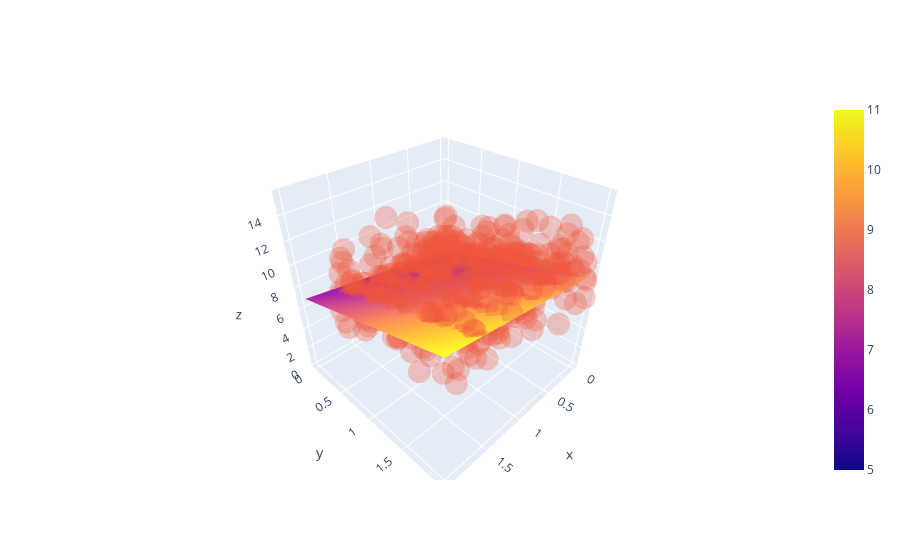

The notebook cell saved with this chart:
### Code cell
import numpy as np
import plotly.graph_objects as go
np.random.seed(0)
N=100

x1,x2=np.meshgrid(np.linspace(0,2,N),np.linspace(0,2,N))
print(x1.shape)
y1=5.+x1+2*x2
y2=y1.copy()+np.random.normal(0,2,(N,N))

surface_1=go.Surface(x=x1,y=x2,z=y1)
surface_2=go.Scatter3d(x=x1.flatten()[::20],
                       y=x2.flatten()[::20],z=y2.flatten()[::20],
                       opacity=0.3, mode='markers')
data=[surface_1,surface_2]
fig=go.Figure(data=data)
fig.show()

### Figure 1 — Plotly figure (JSON) as saved in the notebook; plotly's stock layout.template omitted (floating-point values rounded to 4 significant figures; data arrays with more than 128 entries replaced by an {"elided": "..."} marker saying what was removed)
{"data": [{"type": "surface", "x": {"elided": "100x100 float values"}, "y": {"elided": "100x100 float values"}, "z": {"elided": "100x100 float values"}}, {"mode": "markers", "opacity": 0.3, "type": "scatter3d", "x": {"elided": "500 float values"}, "y": {"elided": "500 float values"}, "z": {"elided": "500 float values"}}], "layout": {}}
